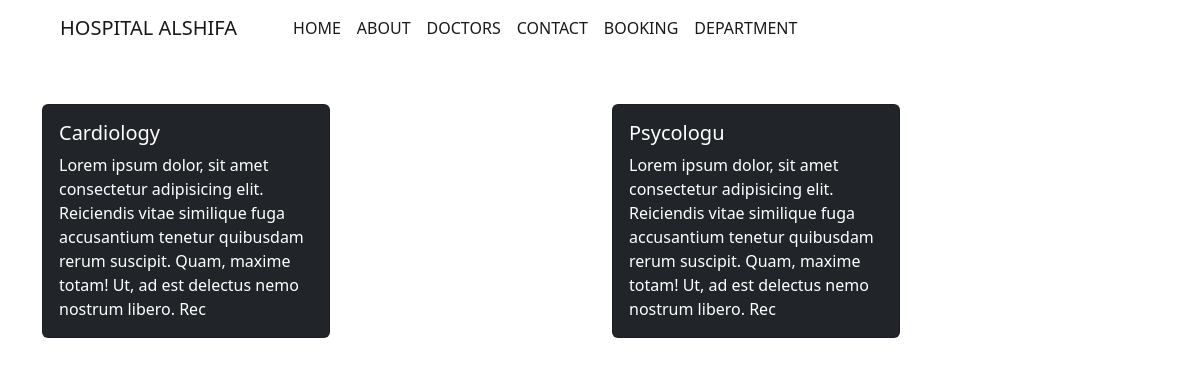
Screenshot of /department with the database file from the repository.
### home/models.py (models this page shows, shortened)
class Department(models.Model):
    dept_name=models.CharField(max_length=200, null=True,blank=True)
    department_description=models.CharField(max_length=200, null=True,blank=True)

### home/views.py (the view)
# urls.py: path('department',department,name='department'),
def department(request):
    dept=Department.objects.all()
    context={'dept':dept}
    return render(request,'department.html',context)

### home/templates/department.html
{% extends 'base.html' %}
{% load static %}
{% block main %}
<div class="container">
  <div class="row">
  {% for d in dept %}
<div class="col">
  <div class="card mt-5 bg-dark text-white" style="width: 18rem;">
    <div class="card-body">
      <h5 class="card-title">{{d.dept_name}}
      </h5>
      <p class="card-text">{{d.department_description}}
      </p>
    </div>
  </div>
</div>
  {% endfor %}
</div>
</div>
  {% endblock main %}

### static/css/style.css (style rules this page uses)
* { box-sizing: border-box; margin: 0; padding: 0; }

### rows the page displays
Department: dept_name "Cardiology", department_description "Lorem ipsum dolor, sit amet consectetur adipisicing elit. Reiciendis vitae similique fuga accusantium tenetur quibusdam rerum suscipit. Quam, maxime totam! Ut, ad est delectus nemo nostrum libero. Rec"
Department: dept_name "Psycologu", department_description "Lorem ipsum dolor, sit amet consectetur adipisicing elit. Reiciendis vitae similique fuga accusantium tenetur quibusdam rerum suscipit. Quam, maxime totam! Ut, ad est delectus nemo nostrum libero. Rec"
